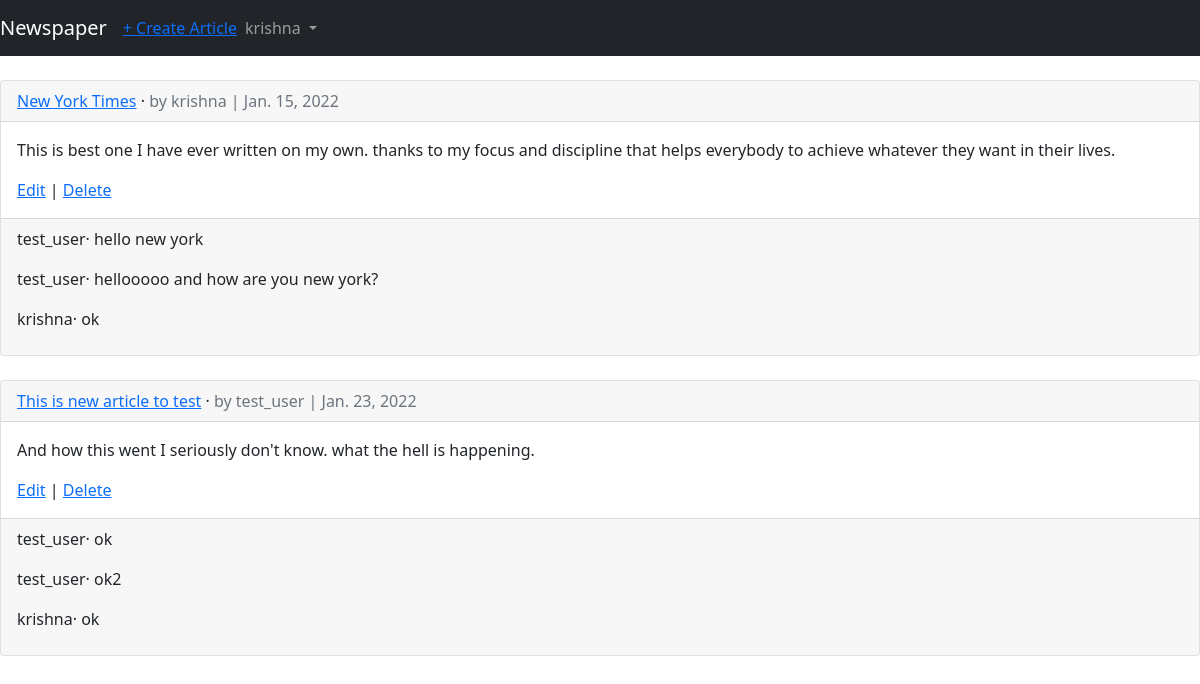
The page /articles/ (signed in) on the database its author committed.
### users/models.py (models this page shows)
class CustomUser(AbstractUser):
    age = models.PositiveIntegerField(null=True, blank=True)

### articles/models.py (models this page shows, shortened)
class Article(models.Model):
    title = models.CharField(max_length=200)
    body = models.TextField()
    author = models.ForeignKey(
        get_user_model(), on_delete=models.CASCADE
    )
    date = models.DateField(auto_now_add=True)
    def __str__(self):
        return self.title

class Comment(models.Model):
    article = models.ForeignKey(Article, on_delete=models.CASCADE,
                                related_name='comments')
    comment = models.CharField(max_length=150)
    author = models.ForeignKey(get_user_model(), on_delete=models.CASCADE)
    def __str__(self):
        return self.comment

### articles/views.py (the view)
# urls.py: path('', ArticleListView.as_view(), name='article_list'),
class ArticleListView(LoginRequiredMixin, ListView):
    model = Article
    template_name = 'article_list.html'
    login_url = 'login'

### templates/article_list.html (shortened to what this page needs)
{% extends 'base.html' %}
{% block discription %}
{% for article in object_list %}
<div class="card">
    <div class="card-header"> <span class="font-weight-bold"><a
                href="{% url 'article_details' article.id %}">{{article}}</a></span> &middot;
        <span class="text-muted">by {{ article.author }} |
            {{ article.date }}</span>
    </div>
    <div class="card-body">
        <p>{{ article.body }}</p>
        <a href="{% url 'article_update' article.id %}">Edit</a> | <a
            href="{% url 'article_delete' article.id %}">Delete</a>
    </div>
    <div class="card-footer">
        {% for comment in article.comments.all %}
        <p>
            <span class="font-weight-bold">{{ comment.author }}</span>&middot;
            {{ comment }}
        </p>
        {% endfor %}
    </div>
</div>
<br>
{% endfor %}
{% endblock discription %}

### templates/base.html (shortened to what this page needs)
<!doctype html>
<html lang="en">
<head>
    <link href="https://cdn.jsdelivr.net/npm/bootstrap@5.1.3/dist/css/bootstrap.min.css" rel="stylesheet"
>
</head>
<body>
    <nav class="navbar navbar-expand-md navbar-dark bg-dark mb-4">
        <a class="navbar-brand" href="{% url 'home' %}">Newspaper</a>
        {% if user.is_authenticated %}
        <ul class="navbar-nav mr-auto">
            <li class="nav-item"><a href="{% url 'article_new' %}">+ Create Article</a></li>
        </ul>
        {% endif %}
        <div class="collapse navbar-collapse" id="navbarNavDarkDropdown">
            {% if user.is_authenticated %}
            <ul class="navbar-nav ml-auto">
                <li class="nav-item dropdown"> <a class="nav-link dropdown-toggle" href="#"
                        id="navbarDarkDropdownMenuLink" data-bs-toggle="dropdown" aria-haspopup="true"
                        aria-expanded="false">
                        {{ user.username }}
                    </a>
                </li>
            </ul>
            {% else %}
            <form class="row row-cols-lg-auto g-3 align-items-center"> <a href="{% url 'login' %}"
                    class="btn btn-outline-secondary">
                    Log In</a> <a href="{% url 'signup' %}" class="btn btn-primary ml-2">Sign up</a>
            </form>
            {% endif %}
        </div>
    </nav>
    <div>
        {% block discription %}
        {% endblock discription %}
    </div>
</body>
</html>

### rows shown on the page
CustomUser: username "krishna"
Article: title "New York Times", author "krishna", date "Jan. 15, 2022", body "This is best one I have ever written on my own. thanks to my focus and discipline that helps everybody to achieve whatever they want in their lives."
Comment: author "test_user", comment "hello new york"
Comment: author "test_user", comment "hellooooo and how are you new york?"
Comment: author "krishna", comment "ok"
Article: title "This is new article to test", author "test_user", date "Jan. 23, 2022", body "And how this went I seriously don't know. what the hell is happening."
Comment: author "test_user", comment "ok"
Comment: author "test_user", comment "ok2"
Comment: author "krishna", comment "ok"
